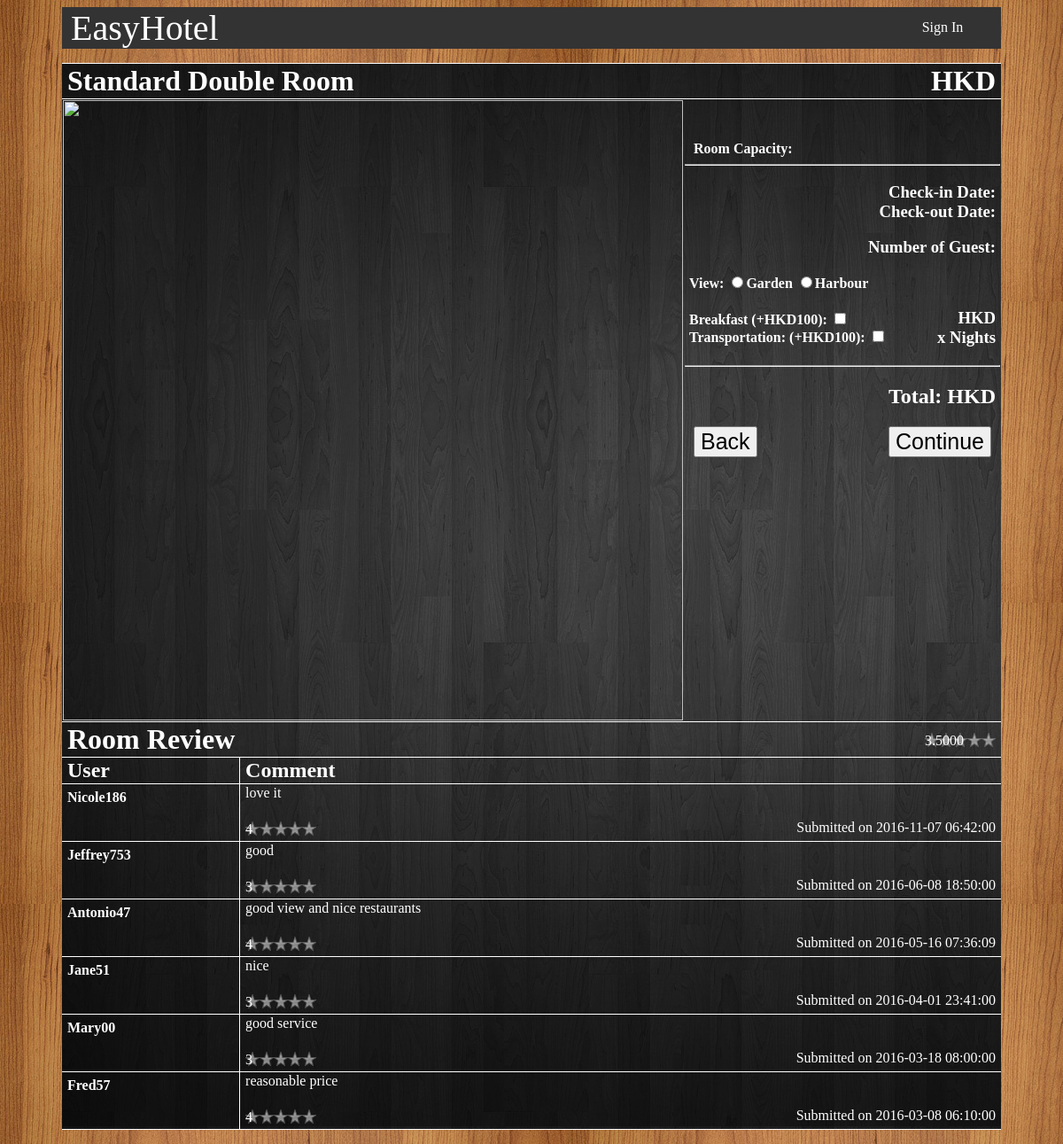
Page /roomdetail.php?name=Standard Double Room on the committed database.
### tables this page shows
CREATE TABLE `booking` (
  `bookingID` int(10) NOT NULL,
  `checkinDate` date DEFAULT NULL,
  `checkoutDate` date DEFAULT NULL,
  `cm` text,
  `noOfGuest` int(2) DEFAULT NULL,
  `passportNo` varchar(30) DEFAULT NULL,
  `username` varchar(20) NOT NULL,
  `roomID` int(3) NOT NULL,
  `rating` int(1) DEFAULT NULL,
  `timeforCM` timestamp NULL DEFAULT NULL
);

### roomdetail.php (the view, shortened to what this page needs)
<?php
	$loggedin = isset($_SESSION["username"]);
	function dropbtn($loggedin){
		if (!($loggedin))
			echo "<a href='index.php?signin=true' class='dropbtn'>Sign In</a>";
		else
			echo "<a href='#' class='dropbtn'>Hi, ".$_SESSION['fName']."</a>";
	}
?>
<?php
	$name = $_GET['name'];
	$roomid = $_GET['roomid'];
	$inD=$_GET['inD'];
	$outD=$_GET['outD'];
	$pp=$_GET['pp'];
?>
<?php
	$conn = mysqli_connect("localhost", "root", "","hotel");
	$query = "	SELECT * FROM room WHERE roomID = '".$roomid."';";
	$result = $conn->query($query);
	if (!$result)  die ("failed");
	else {
		$ratingq = "Select avg(rating) from booking LEFT JOIN room on room.roomID=booking.roomID where name = '".$name."' group by name";
		$resultr = $conn->query($ratingq);
		if (!$resultr)  die ($ratingq);
		else {
			$resultr->data_seek(0);
			while ($row = $resultr->fetch_assoc())
				if($row['avg(rating)']!=null)
					$rating=$row['avg(rating)'];
				else
					$rating=0;
		}
	}
?>
<html>
<link rel="stylesheet" type="text/css" href="css/navbar.css">
<body onload='ini()'>
	<div style="width:1060px; margin:0 auto;">
	<ul>
	<li style="float: left; Color: White; Font-Size: 40px; text-align: middle;"><a style='padding: 0 0 0 10px;' href='index.php')">EasyHotel</a></li>
	<li class="dropdown">
		<?php dropbtn($loggedin) ?>
	</li>
	</ul>
	</div>
	<div style="width:1060px; margin:0 auto;">
	<p style='background: url("img/tbbg.jpg");'>
	<table style='color:white; border-top: 1px solid white;  border-collapse: collapse;'><col width='200px'><col width='500px'><col width='360px'>
		<tr>
			<th colspan="2"><h1 style='text-align: left; margin: 0 0 0 5px;'><?php echo $name?></h1></th><th><h1 style='text-align: Right; margin: 0 5px 0;'>HKD<span id='hd'></span></h1></th>
		</tr>
		<tr>
			<td colspan="2"><img width='700px' src='img/photos/<?php echo $dbphoto?>'></td>
			<td style='vertical-align: top;'><p id='dsp' style='padding: 20px 5px 10px 5px;'></p>
			<h4 style='padding: 0 0 0 5px; margin:0 0 0 5px;'>Room Capacity: <?php echo $dbnoOfGuest;?></h4><hr  />
			<h3 style='padding: 0 5px 0 5px;text-align: right;'>Check-in Date: <?php echo $inD;?><br />Check-out Date: <?php echo $outD;?></h3>
			<h3 style='padding: 0 5px 0 5px;text-align: right;'>Number of Guest: <?php echo $pp?></h3>
			<h4 style='text-align: left; padding: 0 5px 0 5px; margin: 0 0 0 0;'>View: <input type='radio' name='view' id='gd' value='garden' onchange='view()'>Garden<span id='gdd'></span> <input type='radio' name='view' id='hb' value='harbour' onchange='view()'>Harbour<span id='hbd'></span></h4>
			<div style='float: left;'><h4 style='text-align: left; padding: 0 5px 0 5px;'>Breakfast (<span id='bfd'>+</span>HKD100): <input type='checkbox' id='bf' onchange='breakfast()'><br />Transportation: (<span id='tpd'>+</span>HKD100): <input type='checkbox' id='tp' onchange='transport()'></h4></div>
			<div style='float: right;'><h3 style='text-align: right; padding: 0 5px 0 5px;'>HKD<span id='pernight'></span><br /> x <span id="night"></span> Nights</h3></div><div style='text-align: right; clear: left;'><hr />
			<h2 style='text-align: right; padding: 0 5px 0 5px;'>Total: HKD<span id='total'></span></h2></div>
			<button style='float: left; font-size: 25px ;margin: 0 0 0 10px;' onclick="window.location.href='<?php echo $_SERVER['HTTP_REFERER']?>'">Back</button>
			<button style='float: right; font-size: 25px ;margin: 0 10px;' onclick="conti()">Continue</button>
		</tr>
			<td colspan="2"><h1 style='text-align: left; margin: 0 0 0 5px;'>Room Review</h1></td><td><div style='float: Right; margin: 0 5px 0;'><span class='stars'><?php echo $rating?></span></div></td>
		<tr>
		<tr>
			<td style='border-right: 1px solid white;'><h2 style='text-align: left; margin: 0 5px 0;' >User</h2></td>
			<td colspan="2"><h2 style='text-align: left; margin: 0 5px 0;'>Comment</h2></td>
		</tr>
		<?php 	$crq ="Select username, cm , rating, timeforCM from booking LEFT JOIN room on room.roomID=booking.roomID where name = '".$name."' and rating is not NULL ORDER By timeforCM desc ";
				$cmr = $conn->query($crq);
				if (!$cmr)  die ($crq);
				else {
					$cmr->data_seek(0);
					if(mysqli_num_rows($cmr)>0){
						while ($row = $cmr->fetch_assoc())  {
							echo "
		<tr>
			<td style='border-right: 1px solid white;'valign= 'top'><h4 style='text-align: left; margin: 5px 5px 0;'>".$row['username']."</h4></td><td><p style='text-align: left; margin: 0 5px 0;'>".$row['cm']."</p><br /><p style='text-align: left; margin: 5px 5px 5px;'><span class='stars'>".$row['rating']."</span></p></td><td valign='bottom'><p style='text-align: right ; margin: 0 5px 5px;'>Submitted on ".$row['timeforCM']."</p></td>
		</tr>";
						}
					}
					else{
						echo "
		<tr>
			<td colspan='3'><h3 style='text-align: center; margin: 5px 5px 5px;'>No review available at this room</h3></td>
		</tr>";
					}
				}
		?>
	</table>
	</p>
	</div>
</body>
</html>

### css/navbar.css (style rules this page uses)
body { background-image: url("../img/bg.jpg"); }
ul { list-style-type: none; margin: 0; padding: 0; overflow: hidden; background-color: #333; }
li { float: right; }
li a, .dropbtn { display: inline-block; color: white; text-align: center; text-decoration: none; min-width: 100px; }
li a.dropbtn { padding: 14px 16px; }
li.dropdown { display: inline-block; }

### roomdetail.php (style rules this page uses)
tr { border-bottom: 1px solid white; }
span.stars, span.stars span { display: block; background: url(img/stars.png) 0 -16px repeat-x; width: 80px; height: 16px; }

### rows in the picture
booking: username "Nicole186", cm "love it", rating "4", timeforCM "2016-11-07 06:42:00"
booking: username "Jeffrey753", cm "good", rating "3", timeforCM "2016-06-08 18:50:00"
booking: username "Antonio47", cm "good view and nice restaurants", rating "4", timeforCM "2016-05-16 07:36:09"
booking: username "Jane51", cm "nice", rating "3", timeforCM "2016-04-01 23:41:00"
booking: username "Mary00", cm "good service", rating "3", timeforCM "2016-03-18 08:00:00"
booking: username "Fred57", cm "reasonable price", rating "4", timeforCM "2016-03-08 06:10:00"

### other values in the picture
$name "Standard Double Room"
$rating "3.5000"
